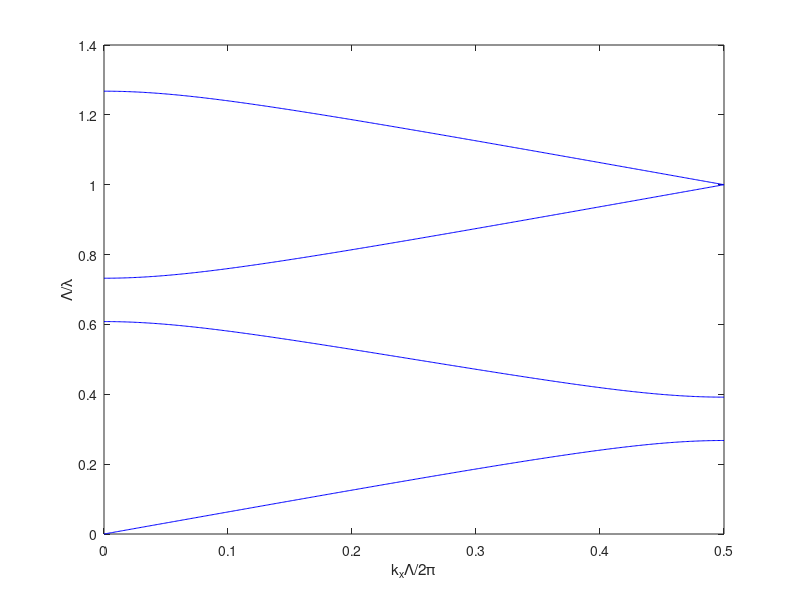

Source code (MATLAB):
%{
Copyright © 2020 Alexey A. Shcherbakov. All rights reserved.

This file is part of ComputationalElectrodynamics.

ComputationalElectrodynamics is free software: you can redistribute it and/or modify
it under the terms of the GNU General Public License as published by
the Free Software Foundation, either version 2 of the License, or
(at your option) any later version.

ComputationalElectrodynamics is distributed in the hope that it will be useful,
but WITHOUT ANY WARRANTY; without even the implied warranty of
MERCHANTABILITY or FITNESS FOR A PARTICULAR PURPOSE.  See the
GNU General Public License for more details.

You should have received a copy of the GNU General Public License
along with ComputationalElectrodynamics. If not, see <https://www.gnu.org/licenses/>.
%}
%% description:
% calculate and plot the dispersion diagram for a two layer 1D photonic
% crystal in case of the normal to layer propagation
%% implementation:
	% photonic crystal parameters:
eps1 = 1; % permittivity of the first layer
eps2 = 4; % permittivity of the second layer
period = 0.2; % period in length units
d1 = 0.5*period; % thickness of the first layer in length units 
k = 0.1; % Bloch wavevector
	% numerical parameters
n = 11; % number of positive Fourier orders
N = 2*n; % number of positive Fourier orders for epsilon decomposition

nrow = linspace(-n,n,2*n+1);
Nrow = linspace(-N,N,2*N+1);
Nrow(N+1) = 1;

	% Fourier vector of the permittivity:
fv_eps = (eps2 - eps1) * sin((pi*d1/period)*Nrow) ./ ((pi)*Nrow);
fv_eps(N+1) = (eps1*d1 + eps2*(period - d1)) / period;
	% epsilon Fourier matrix
FM = toeplitz(fv_eps(N+1:2*N+1), fv_eps(N+1:-1:1));

nb = 4; % number of bands to calculate
kv = 0:0.001:0.5; % Bloch k-vectors
bands = zeros(numel(kv),nb);

	% loop over k-space points:
for ik = 1:numel(kv)
	A = diag((kv(ik) + nrow).^2);
	[V,D] = eig(A,FM);
	d = sort(real(sqrt(diag(D))),'ascend');
	bands(ik,:) = d(1:nb);
end
	% plot band diagram
for ib = 1:nb
	plot(kv, bands(:,ib), 'b');
	hold on;
end
hold off;
xlabel('k_x\Lambda/2\pi');
ylabel('\Lambda/\lambda');

return;

%% end %%